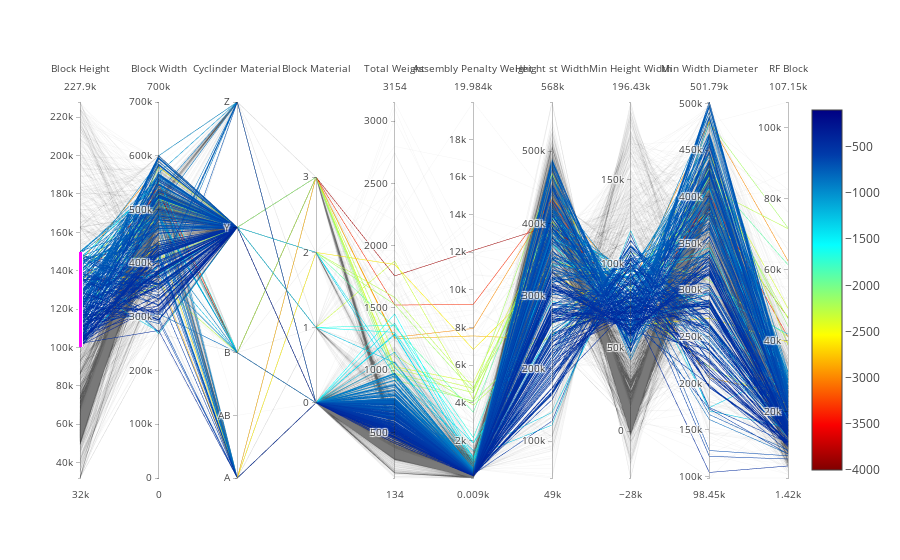

The code cell stored with this chart in its notebook:
### Code cell
import pandas as pd 
df = pd.read_csv("https://raw.githubusercontent.com/bcdunbar/datasets/master/parcoords_data.csv")

data = [
    Parcoords(
       line = dict(
                  color = df['colorVal'],
                  colorscale = 'Jet',
                  showscale = True,
                  reversescale = True,
                  cmin = -4000,
                  cmax = -100
                  ),
        dimensions = list([
            dict(range = [32000,227900],
                 constraintrange = [100000,150000],
                 label = 'Block Height', values = df['blockHeight']),
            dict(range = [0,700000],
                 label = 'Block Width', values = df['blockWidth']),
            dict(tickvals = [0,0.5,1,2,3],
                 ticktext = ['A','AB','B','Y','Z'],
                 label = 'Cyclinder Material', values = df['cycMaterial']),
            dict(range = [-1,4],
                 tickvals = [0,1,2,3],
                 label = 'Block Material', values = df['blockMaterial']),
            dict(range = [134,3154],
                 visible = True,
                 label = 'Total Weight', values = df['totalWeight']),
            dict(range = [9,19984],
                 label = 'Assembly Penalty Weight', values = df['assemblyPW']),
            dict(range = [49000,568000],
                 label = 'Height st Width', values = df['HstW']),
            dict(range = [-28000,196430],
                 label = 'Min Height Width', values = df['minHW']),
            dict(range = [98453,501789],
                 label = 'Min Width Diameter', values = df['minWD']),
            dict(range = [1417,107154],
                 label = 'RF Block', values = df['rfBlock'])
        ])
    )
]

#plot(data)
iplot(data, filename = 'parcoords-advanced.html') ## this seems to don't work anymore ... the html is blank

### Figure 1 — Plotly figure (JSON) as saved in the notebook; plotly's stock layout.template omitted (floating-point values rounded to 4 significant figures; data arrays with more than 128 entries replaced by an {"elided": "..."} marker saying what was removed)
{"data": [{"dimensions": [{"constraintrange": [100000, 150000], "label": "Block Height", "range": [32000, 227900], "values": {"elided": "2577 int values"}}, {"label": "Block Width", "range": [0, 700000], "values": {"elided": "2577 int values"}}, {"label": "Cyclinder Material", "ticktext": ["A", "AB", "B", "Y", "Z"], "tickvals": [0, 0.5, 1, 2, 3], "values": {"elided": "2577 float values"}}, {"label": "Block Material", "range": [-1, 4], "tickvals": [0, 1, 2, 3], "values": {"elided": "2577 int values"}}, {"label": "Total Weight", "range": [134, 3154], "values": {"elided": "2577 int values"}, "visible": true}, {"label": "Assembly Penalty Weight", "range": [9, 19984], "values": {"elided": "2577 int values"}}, {"label": "Height st Width", "range": [49000, 568000], "values": {"elided": "2577 int values"}}, {"label": "Min Height Width", "range": [-28000, 196430], "values": {"elided": "2577 int values"}}, {"label": "Min Width Diameter", "range": [98453, 501789], "values": {"elided": "2577 int values"}}, {"label": "RF Block", "range": [1417, 107154], "values": {"elided": "2577 int values"}}], "line": {"cmax": -100, "cmin": -4000, "color": {"elided": "2577 int values"}, "colorscale": "Jet", "reversescale": true, "showscale": true}, "type": "parcoords"}], "layout": {}}
